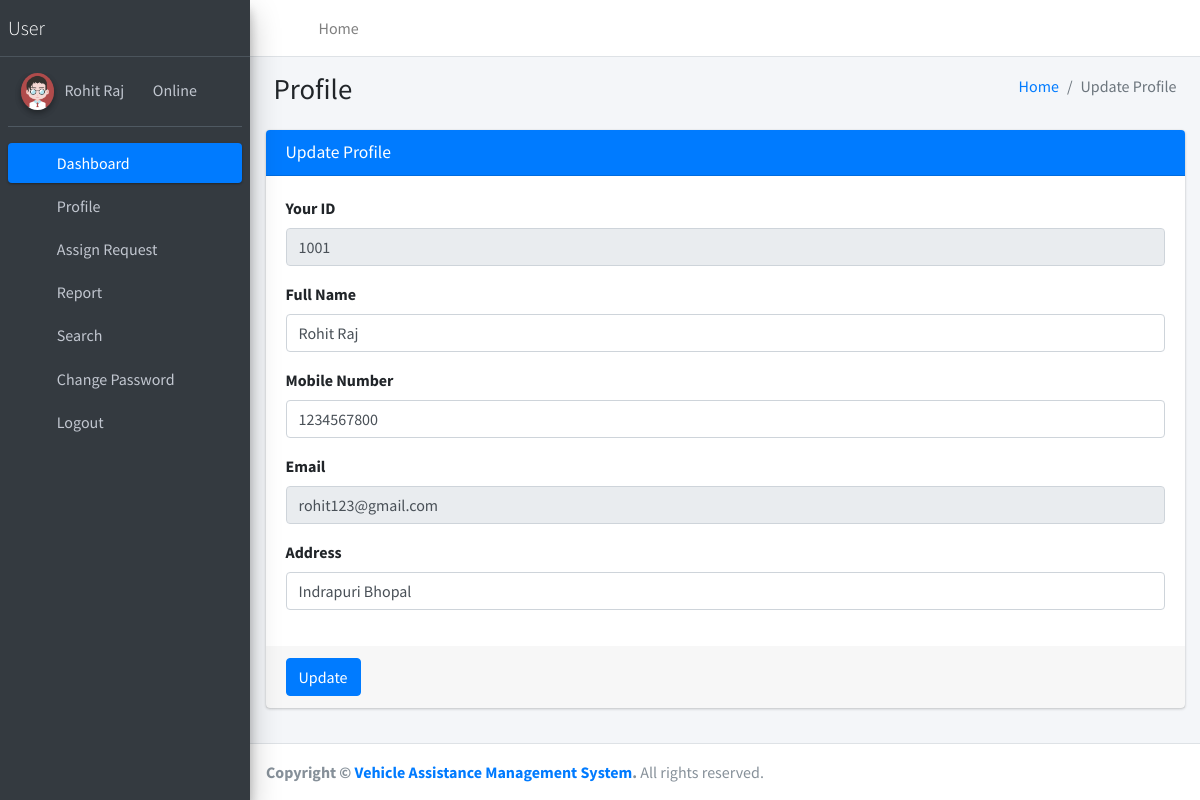
The app's page /profile (signed in) with its own data.
### vehicleassist/models.py (models this page shows, shortened)
class Driver(models.Model):
    user = models.ForeignKey(User, on_delete=models.CASCADE, null=True)
    DriverID = models.IntegerField(null=True)
    MobileNumber = models.CharField(max_length=15, null=True)
    Address = models.CharField(max_length=150, null=True)
    JoiningDate = models.DateTimeField(auto_now_add=True)

### vehicleassist/views.py (the view, shortened to what this page needs)
# urls.py: path('profile', profile, name='profile'),
def profile(request):
    user = User.objects.get(id=request.user.id)
    driver = Driver.objects.get(user=user)
    return render(request, 'driver/profile.html', locals())

### vehicleassist/templates/driver/profile.html (shortened to what this page needs)
{% extends 'driverNavbar.html' %}
{% block main %}
<section class="content">
    <div class="content-header">
        <div class="container-fluid">
            <div class="row mb-2">
                <div class="col-sm-6">
                    <h1 class="m-0">Profile</h1>
                </div>
                <div class="col-sm-6">
                    <ol class="breadcrumb float-sm-right">
                        <li class="breadcrumb-item"><a href="{% url 'ddashboard' %}">Home</a></li>
                        <li class="breadcrumb-item active">Update Profile</li>
                    </ol>
                </div>
            </div>
        </div>
    </div>
    <div class="container-fluid">
        <div class="row">
            <div class="col-md-12">
                <div class="card card-primary">
                    <div class="card-header">
                        <h3 class="card-title">Update Profile</h3>
                    </div>
                    <form method="post">
                        <div class="card-body">
                            <div class="form-group">
                                <label>Your ID</label>
                                <input type="text" name="DriverID" class="form-control" value="{{driver.DriverID}}" readonly>
                            </div>
                            <div class="form-group">
                                <label>Full Name</label>
                                <input type="text" name="firstName" class="form-control" value="{{driver.user.first_name}}">
                            </div>
                            <div class="form-group">
                                <label>Mobile Number</label>
                                <input type="text" name="MobileNumber" class="form-control"
                                       value="{{driver.MobileNumber}}" maxlength="10">
                            </div>
                            <div class="form-group">
                                <label>Email</label>
                                <input type="email" name="emailid" class="form-control" value="{{driver.user.username}}" readonly>
                            </div>
                            <div class="form-group">
                                <label>Address</label>
                                <input type="text" name="Address" class="form-control" value="{{driver.Address}}">
                            </div>
                        </div>
                        <div class="card-footer">
                            <button type="submit" class="btn btn-primary">Update</button>
                        </div>
                    </form>
                </div>
            </div>
        </div>
    </div>
    </div>
{% endblock %}

### vehicleassist/templates/driverNavbar.html (shortened to what this page needs)
{% load static %}
<!DOCTYPE html>
<html lang="en">
<head>
<link rel="stylesheet"
	href="{% static 'plugins/fontawesome-free/css/all.min.css' %}">
<link rel="stylesheet"
	href="https://code.ionicframework.com/ionicons/2.0.1/css/ionicons.min.css">
<link rel="stylesheet"
	href="{% static 'plugins/tempusdominus-bootstrap-4/css/tempusdominus-bootstrap-4.min.css' %}">
<link rel="stylesheet"
	href="{% static 'plugins/icheck-bootstrap/icheck-bootstrap.min.css' %}">
<link rel="stylesheet" href="{% static 'plugins/jqvmap/jqvmap.min.css' %}">
<link rel="stylesheet" href="{% static 'dist/css/adminlte.min.css' %}">
<link rel="stylesheet"
	href="{% static 'plugins/overlayScrollbars/css/OverlayScrollbars.min.css' %}">
<link rel="stylesheet"
	href="{% static 'plugins/daterangepicker/daterangepicker.css' %}">
<link rel="stylesheet"
	href="{% static 'plugins/summernote/summernote-bs4.min.css' %}">
</head>
<body class="hold-transition sidebar-mini layout-fixed">
	<div class="wrapper">
		<nav
			class="main-header navbar navbar-expand navbar-white navbar-light">
			<ul class="navbar-nav">
				<li class="nav-item"><a class="nav-link" data-widget="pushmenu"
					href="#" role="button"><i class="fas fa-bars"></i></a></li>
				<li class="nav-item d-none d-sm-inline-block"><a
					href="{% url 'dashboard' %}" class="nav-link">Home</a></li>
			</ul>
			<ul class="navbar-nav ml-auto">
				<li class="nav-item"><a class="nav-link"
					data-widget="fullscreen" href="#" role="button"> <i
						class="fas fa-expand-arrows-alt"></i>
				</a></li>
				<li class="nav-item"><a class="nav-link"
					data-widget="control-sidebar" data-controlsidebar-slide="true"
					href="#" role="button"> <i class="fas fa-th-large"></i>
				</a></li>
			</ul>
		</nav>
		<aside class="main-sidebar sidebar-dark-primary elevation-4">
			<a href="#" class="brand-link"> <img src=""
				<span class="brand-text font-weight-light">User</span>
			</a>
			<div class="sidebar">
				<div class="user-panel mt-3 pb-3 mb-3 d-flex">
					<div class="image">
						<img src="{% static 'dist/img/user2-160x160.jpg' %}"
							class="img-circle elevation-2" alt="User Image">
					</div>
					<div class="info">
						<a href="{% url 'profile' %}">{{request.user.first_name}} &nbsp;&nbsp;</a> <a href="#"><i
							class="fa fa-circle text-success"></i> Online</a>
					</div>
				</div>
				<nav class="mt-2">
					<ul class="nav nav-pills nav-sidebar flex-column"
						data-widget="treeview" role="menu" data-accordion="false">
						<li class="nav-item"><a href="{% url 'ddashboard' %}"
							class="nav-link active"> <i
								class="nav-icon fas fa-tachometer-alt"></i>
								<p>Dashboard</p>
						</a></li>
						<li class="nav-item"><a href="{% url 'profile' %}"
							class="nav-link"> <i class="nav-icon fas fa-user"></i>
								<p>Profile</p>
						</a></li>
						<li class="nav-item"><a href="#" class="nav-link"> <i
								class="nav-icon fas fa-copy"></i>
								<p>
									Assign Request <i class="fas fa-angle-left right"></i>
								</p>
						</a>
							</li>
						<li class="nav-item"><a href="#" class="nav-link"> <i
								class="nav-icon fas fa-tree"></i>
								<p>
									Report <i class="fas fa-angle-left right"></i>
								</p>
						</a>
						</li>
						<li class="nav-item"><a href="{% url 'dsearch' %}"
							class="nav-link"> <i class="nav-icon fas fa-search"></i>
								<p>Search</p>
						</a></li>
						<li class="nav-item"><a href="{% url 'dchangePassword' %}"
							class="nav-link"> <i class="nav-icon fas fa-cogs"></i>
								<p>Change Password</p>
						</a></li>
						<li class="nav-item"><a href="/logout" class="nav-link">
								<i class="nav-icon fas fa-power-off"></i>
								<p>Logout</p>
						</a></li>
					</ul>
				</nav>
			</div>
		</aside>
		<div class="content-wrapper">
			{% block main %}
			{% endblock %}
		</div>
		<footer class="main-footer">
			<strong>Copyright &copy; <a href="#">Vehicle Assistance Management System</a>.
			</strong> All rights reserved.
		</footer>
</body>
</html>

### records on screen
Driver: DriverID "1001", firstName "Rohit Raj", MobileNumber "1234567800", emailid "rohit123@gmail.com", Address "Indrapuri Bhopal"

### other values on screen
{{ request.user.first_name }} "Rohit Raj"
